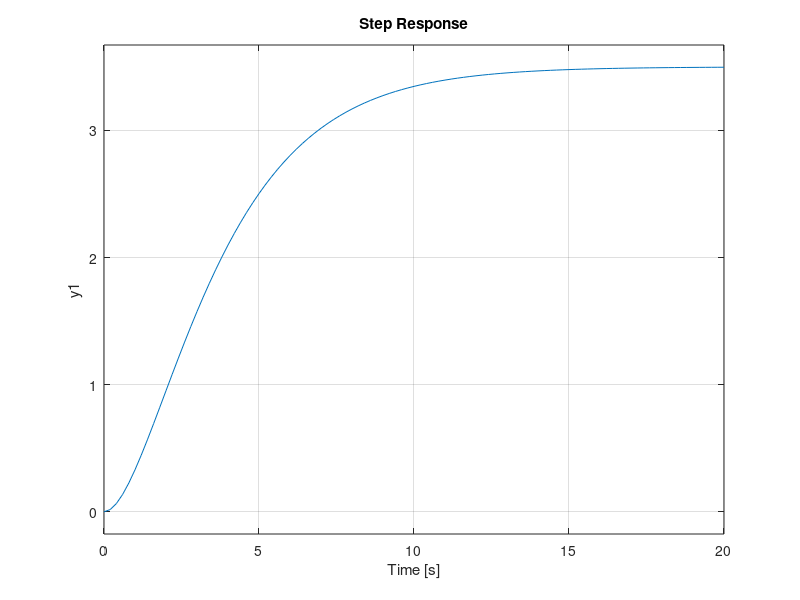
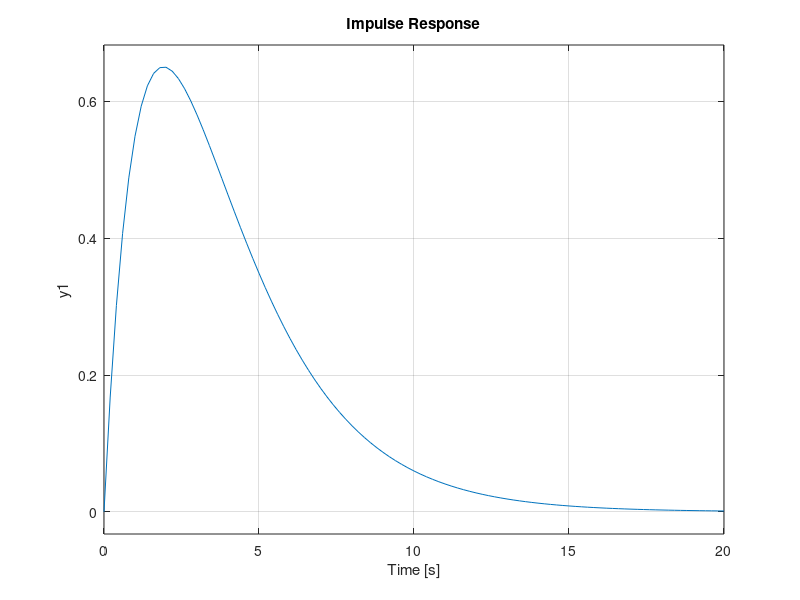
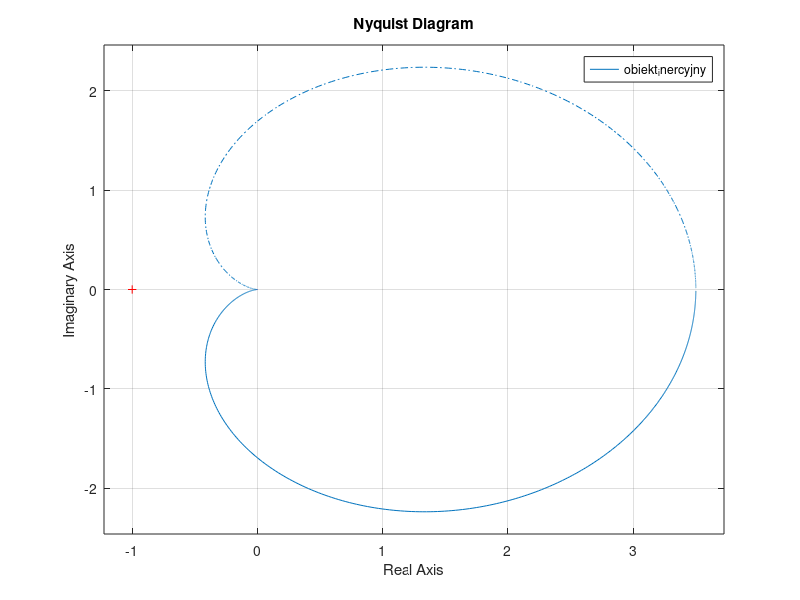
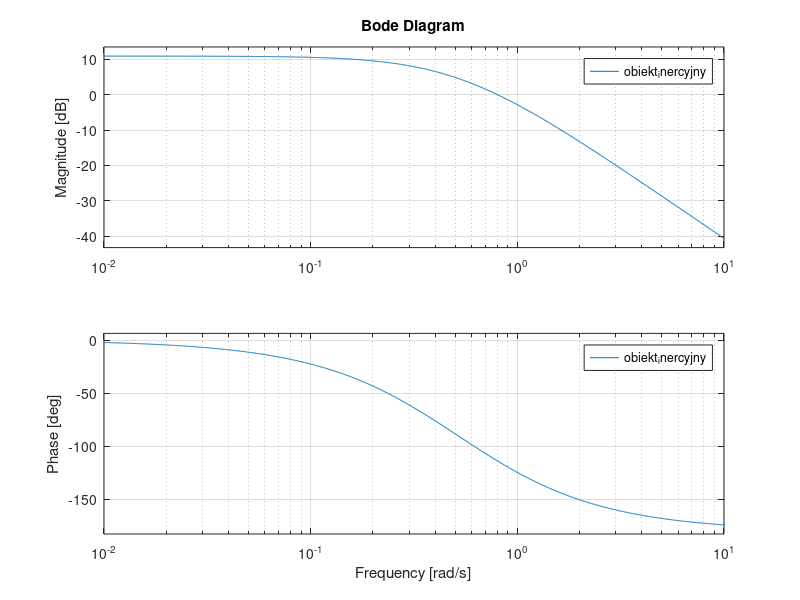

Write MATLAB code to recreate these figures, in order.
clear; close all; clc;
% Transmitancja G(s) = k / ((T1s + 1)(T2s + 1))
% Stałe:
k = 3.5;
T1 = 1.5;
T2 = 2.5;

obiekt_inercyjny = tf(k, [T1*T2, T1+T2, 1]);

% Charakterystyka skokowa.
figure(1);
step(obiekt_inercyjny);
grid on;

% Charakterystyka impulsowa.
figure(2);
impulse(obiekt_inercyjny);
grid on;

% Charakterystyka Nyquista.
figure(3);
nyquist(obiekt_inercyjny);
grid on;

% Charakterystyka Bodego.
figure(4);
bode(obiekt_inercyjny);
grid on;
